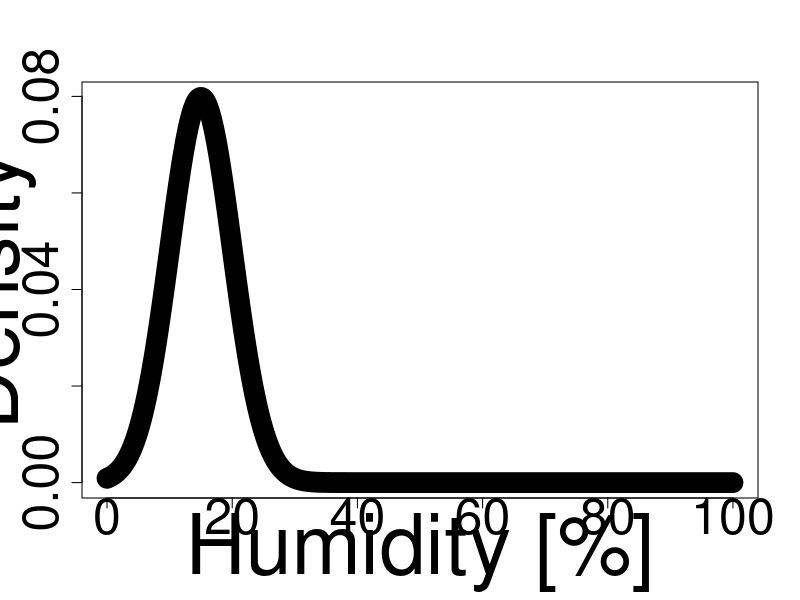
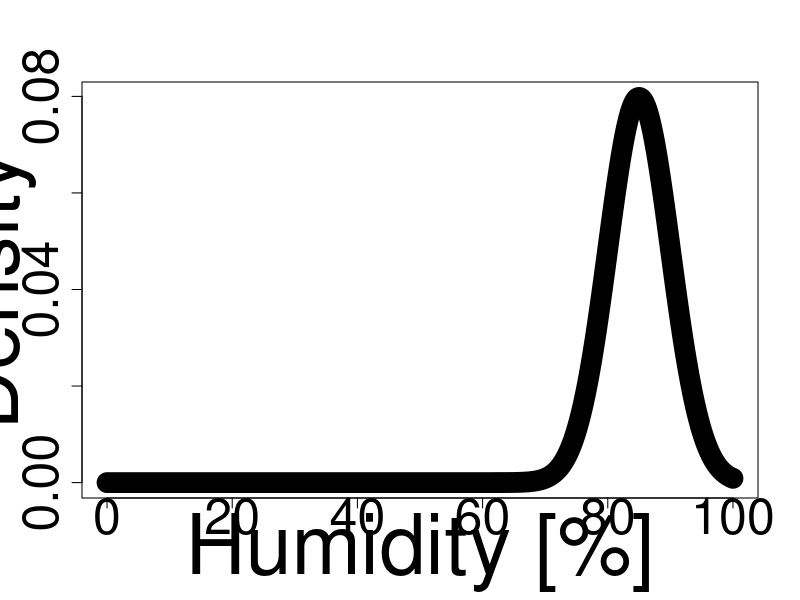
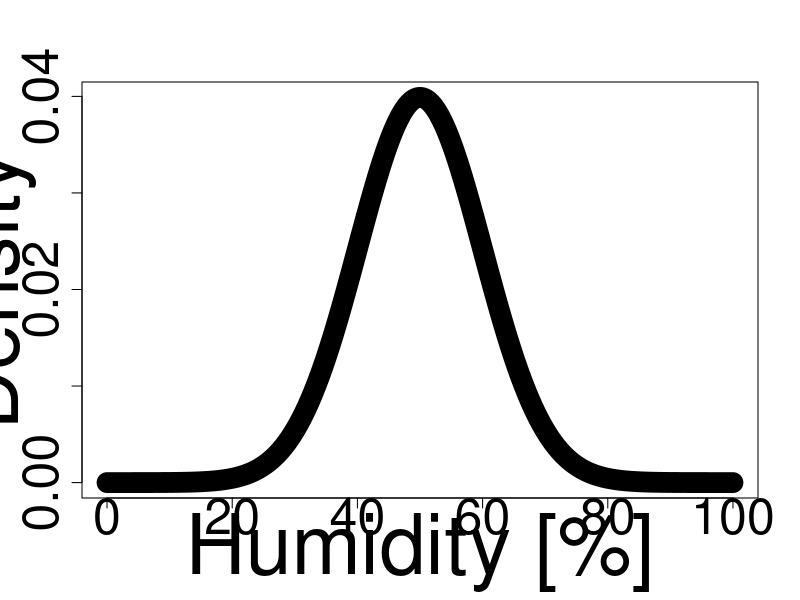

Write R code to recreate these figures, in order.
i = 1
from = 0
to = 100
means <- c(15,85,50)
sds <- c(5,5,10)
for (i in 1:3)
{
	x <- seq(from, to, length=1000)
	pdf(paste("hmm-graph-gaussian", i,".pdf"))
	y <- dnorm(x,m=means[i],sd=sds[i])
	plot(x,y, type="l", col="black", lwd=20, xlab="Humidity [%]", ylab="Density", cex.lab=5, cex.axis=3)
	i = i + 1
}
